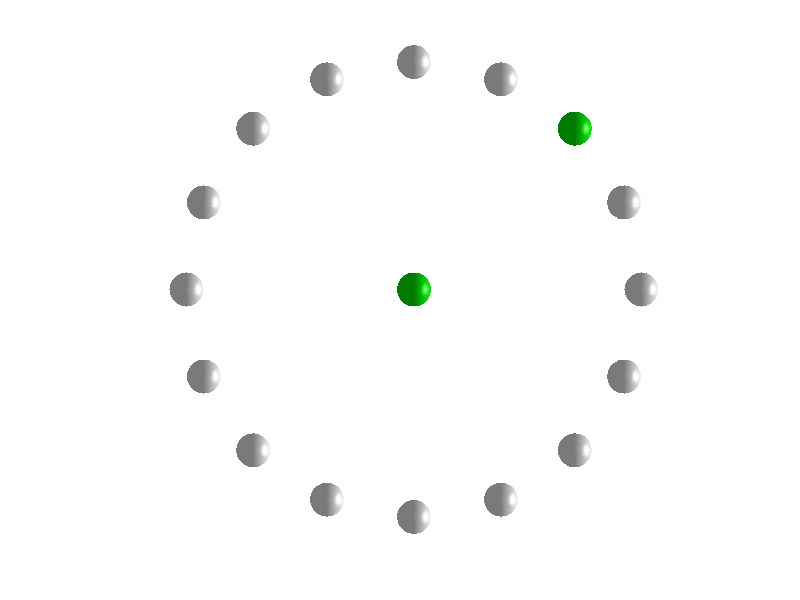

Reproduce this figure in MATLAB. (Note: this script raises an error after producing the figure.)
clf; hold on;
colormap([.8 .8 .8; 0 .8 0]);

th = (-pi+pi/8:pi/8:pi)';
[x,y] = pol2cart(th,1);
targets = [x y];

[x,y,z] = sphere();
x = x.* .075;
y = y.* .075;
z = z.* .075;

for i=1:16
    if(i==10)
        c = ones(size(z));
    else
        c = zeros(size(z));
    end
    h = surf(x+targets(i,1),y+targets(i,2),z+0,c);
    set(h,'FaceLighting','phong','FaceColor','interp',...
          'AmbientStrength',0.5)
end
h = surf(x,y,z,ones(size(z)));
set(h,'FaceLighting','phong','FaceColor','interp',...
      'AmbientStrength',0.5)
light('Position',[1 0 0],'Style','infinite');
shading interp
axis image;
axis off;
box off;
% annotation('arrow',targets(10,1)*[.2 .8],targets(10,2)*[.2 .8]);
arrow(targets(10,:)*.15,targets(10,:)*.85,60,'Width',10);

[x,y] = pol2cart(0:pi/100:2*pi,.5);
plot(x,y,'k--','LineWidth',5);
h = text(0, .6,'Invisible Zone','FontSize',24,'HorizontalAlignment','center');